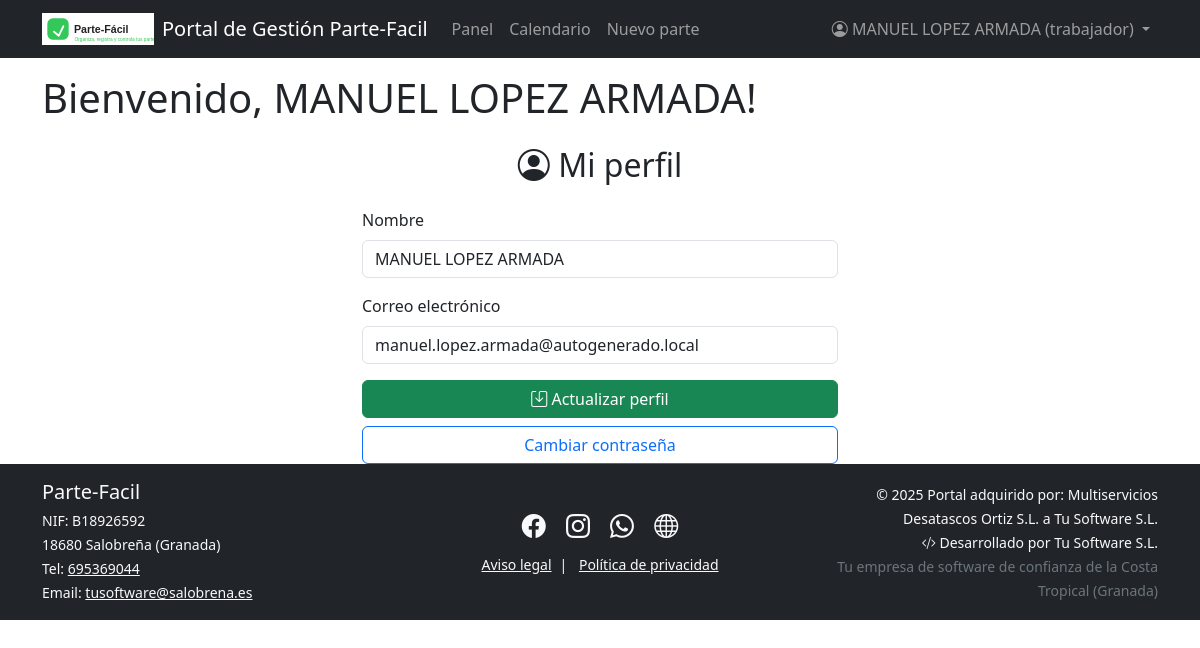
Screenshot of /perfil (signed in) with the database file from the repository.
### models.py (models this page shows)
class Usuario(UserMixin, db.Model):
    id = db.Column(db.Integer, primary_key=True)
    nombre = db.Column(db.String(50), nullable=False)
    email = db.Column(db.String(120), unique=True, nullable=False)
    contraseña = db.Column(db.String(200), nullable=False)
    rol = db.Column(db.String(20), nullable=False, default="trabajador")  # admin/trabajador
    trabajos = db.relationship('Trabajo', backref='trabajador', lazy=True)

### blueprints/auth.py (the view)
@auth_bp.route('/perfil', methods=['GET', 'POST'])
@login_required
def perfil():
    form = PerfilForm(obj=current_user)
    if form.validate_on_submit():
        current_user.nombre = form.nombre.data
        db.session.commit()
        flash('Perfil actualizado correctamente.')
        return redirect(url_for('auth.perfil'))
    return render_template('perfil.html', form=form)

### forms.py
class PerfilForm(FlaskForm):
    nombre = StringField('Nombre', validators=[DataRequired()])
    email = StringField('Correo electrónico', validators=[DataRequired(), Email()])
    submit = SubmitField('Actualizar perfil')

### app.py (called while the page is built)
@login_manager.user_loader
def load_user(user_id):
    from models import Usuario
    return Usuario.query.get(int(user_id))

@app.context_processor
def inject_now():
    from datetime import datetime
    return {'now': datetime.now()}

### templates/perfil.html (shortened to what this page needs)
{% extends "base.html" %}
{% block content %}
<div class="container mt-4" style="max-width: 500px;">
    <h2 class="mb-4 text-center"><i class="bi bi-person-circle"></i> Mi perfil</h2>
    <form method="POST">
        <div class="mb-3">
            {{ form.nombre.label(class="form-label") }}
            {{ form.nombre(class="form-control") }}
        </div>
        <div class="mb-3">
            {{ form.email.label(class="form-label") }}
            {{ form.email(class="form-control", readonly=true) }}
        </div>
        <div class="d-grid gap-2">
            <button type="submit" class="btn btn-success"><i class="bi bi-save"></i> Actualizar perfil</button>
            <a href="{{ url_for('auth.cambiar_contrasena') }}" class="btn btn-outline-primary">Cambiar contraseña</a>
        </div>
    </form>
</div>
{% endblock %}

### templates/base.html (shortened to what this page needs)
<!DOCTYPE html>
<html lang="es">
<head>
    <link href="https://cdn.jsdelivr.net/npm/bootstrap@5.3.0/dist/css/bootstrap.min.css" rel="stylesheet">
    <link rel="stylesheet" href="https://cdn.jsdelivr.net/npm/bootstrap-icons@1.11.1/font/bootstrap-icons.css">
</head>
<body>
    {% include 'navbar.html' %}
    {% if current_user.is_authenticated %}
        <div class="container mt-3">
            <h1>Bienvenido, {{ current_user.nombre }}!</h1>
        </div>
    {% else %}
        <div class="container mt-3">
            <h1>Bienvenido a Parte-Fácil</h1>
            <p>Por favor, inicia sesión para acceder a tu panel de trabajo.</p>
        </div>
    {% endif %}
    <div class="container">
        {% block content %}{% endblock %}
    </div>
    {% include 'footer.html' %}
</body>
</html>

### templates/navbar.html (shortened to what this page needs)
<nav class="navbar navbar-expand-lg navbar-dark bg-dark">
  <div class="container">
    <a class="navbar-brand d-flex align-items-center gap-2" href="{{ url_for('main.empresa') }}">
      <img src="{{ url_for('static', filename='images/logo.svg') }}" alt="Logo" height="32" style="vertical-align: middle;">
      <span>Portal de Gestión Parte-Facil</span>
    </a>
    <div class="collapse navbar-collapse" id="navbarNav">
      {% if current_user.is_authenticated %}
        <ul class="navbar-nav me-auto mb-2 mb-lg-0">
          <li class="nav-item">
            <a class="nav-link" href="{{url_for('dashboard.dashboard') }}">Panel</a>
          </li>
          <li class="nav-item">
            <a class="nav-link" href="{{ url_for('dashboard.calendar') }}">Calendario</a>
          </li>
          <li class="nav-item">
            <a class="nav-link" href="{{ url_for('trabajos.add_work') }}">Nuevo parte</a>
          </li>
        </ul>
        <ul class="navbar-nav ms-auto mb-2 mb-lg-0">
          <li class="nav-item dropdown">
            <a class="nav-link dropdown-toggle" href="#" id="navbarUserDropdown" role="button" data-bs-toggle="dropdown" aria-expanded="false">
              <i class="bi bi-person-circle"></i> {{ current_user.nombre }} ({{ current_user.rol }})
            </a>
          </li>
        </ul>
      {% else %}
        <ul class="navbar-nav ms-auto">
          <li class="nav-item">
            <a class="nav-link" href="{{ url_for('auth.login') }}">Acceso empleados</a>
          </li>
        </ul>
      {% endif %}
    </div>
  </div>
</nav>

### rows the page displays
Usuario: nombre "MANUEL LOPEZ ARMADA", rol "trabajador", email "manuel.lopez.armada@autogenerado.local"
